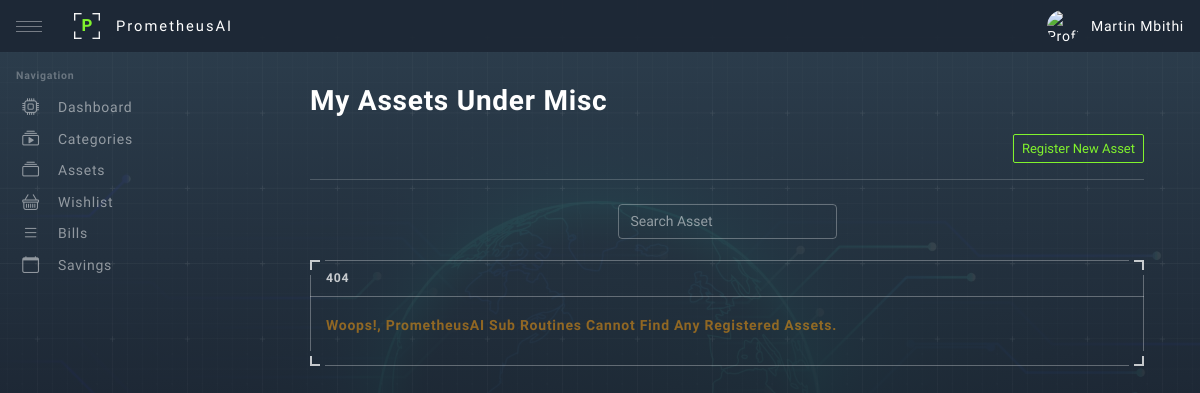
/views/assets_under_category?category_id=10&category_name=Misc (signed in), run on an earlier commit of the app's database.
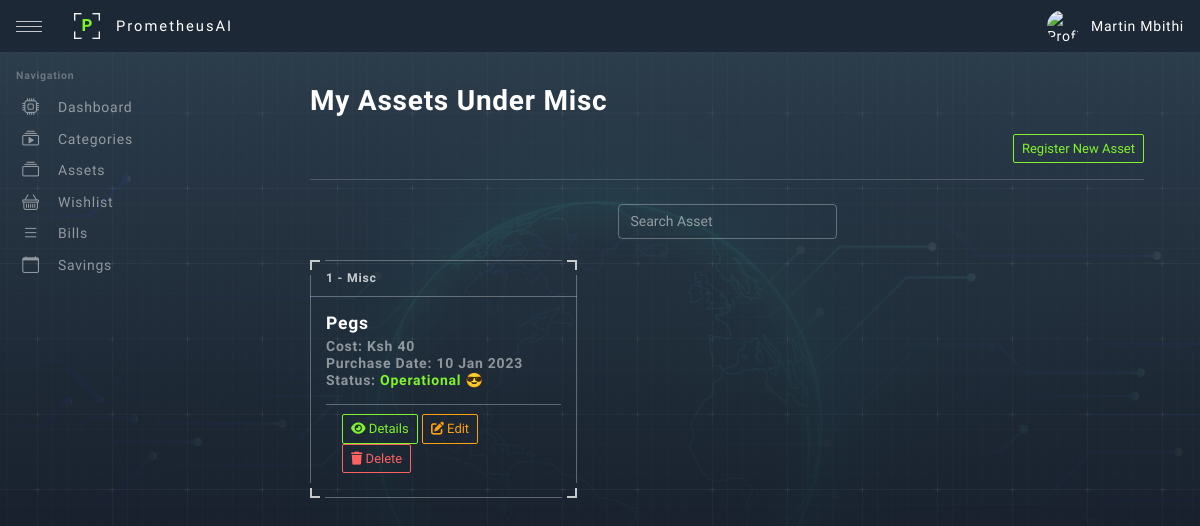
And on a later commit of the database.
### tables this page shows
CREATE TABLE `assets` (
  `asset_id` int(200) NOT NULL,
  `asset_category_id` int(200) NOT NULL,
  `asset_name` varchar(200) NOT NULL,
  `asset_details` longtext NOT NULL,
  `asset_cost` varchar(200) NOT NULL,
  `asset_date_purchased` varchar(200) NOT NULL,
  `asset_status` varchar(200) NOT NULL,
  `asset_user_id` int(200) NOT NULL
);

CREATE TABLE `assets_category` (
  `category_id` int(200) NOT NULL,
  `category_code` varchar(200) NOT NULL,
  `category_user_id` int(200) NOT NULL,
  `category_name` varchar(200) NOT NULL
);

### views/assets_under_category.php (shortened to what the changed rows need)
<?php
require_once('../helpers/assets.php');
require_once('../partials/head.php');
?>
<body>
    <div id="app" class="app">
        <?php require_once('../partials/header.php'); ?>
        <div id="content" class="app-content">
            <div class="container">
                <div class="row">
                    <div class="row">
                        <div class="col-xl-12">
                            <h1 class="page-header">
                                My Assets Under <?php echo $_GET['category_name']; ?>
                            </h1>
                            <br>
                            <div class="row row-cols-1 row-cols-md-2 g-3">
                                <?php
                                $assets_category = mysqli_real_escape_string($mysqli, $_GET['category_id']);
                                $assets_sql = mysqli_query(
                                    $mysqli,
                                    "SELECT * FROM assets a INNER JOIN
                                    assets_category ac ON a.asset_category_id = ac.category_id
                                    WHERE asset_user_id = '{$_SESSION['user_id']}' AND
                                    category_id = '{$assets_category}' ORDER BY  asset_name ASC"
                                );
                                $cnt = 1;
                                if (mysqli_num_rows($assets_sql) > 0) {
                                    while ($assets = mysqli_fetch_array($assets_sql)) {
                                ?>
                                        <div class="col-sm-12 col-lg-4 col-xl-4">
                                            <div class="card Asset_Category_Name">
                                                <div class="card-header fw-bold small"><?php echo $cnt; ?> - <?php echo $assets['category_name']; ?></div>
                                                <div class="card-body">
                                                    <h5 class="card-title"><?php echo $assets['asset_name']; ?></h5>
                                                    <h6 class="card-subtitle mb-3 text-white text-opacity-50">
                                                        Cost: Ksh <?php echo number_format($assets['asset_cost']); ?> <br>
                                                        Purchase Date: <?php echo date('d M Y', strtotime($assets['asset_date_purchased'])); ?><br>
                                                        Status:
                                                        <?php
                                                        if ($assets['asset_status'] == 'Operational') { ?>
                                                            <span class="text-lime">Operational 😎 </span>
                                                        <?php } else { ?>
                                                            <span class="text-danger">Faulty 🙁 </span>
                                                        <?php } ?>
                                                        <br>
                                                    </h6>
                                                    <div class="card-footer">
                                                        <button data-bs-toggle="modal" data-bs-target="#details_<?php echo $assets['asset_id']; ?>" class="btn btn-sm btn-outline-lime"><i class="fas fa-eye"></i> Details</button>
                                                        <button data-bs-toggle="modal" data-bs-target="#update_<?php echo $assets['asset_id']; ?>" class="btn btn-sm btn-outline-warning"><i class="fas fa-edit"></i> Edit</button>
                                                        <button data-bs-toggle="modal" data-bs-target="#delete_<?php echo $assets['asset_id']; ?>" class="btn btn-sm btn-outline-danger"><i class="fas fa-trash"></i> Delete</button>
                                                    </div>
                                                </div>
                                                <div class="card-arrow">
                                                    <div class="card-arrow-top-left "></div>
                                                    <div class="card-arrow-top-right"></div>
                                                    <div class="card-arrow-bottom-left"></div>
                                                    <div class="card-arrow-bottom-right"></div>
                                                </div>
                                            </div>
                                        </div>
                                <?php
                                        $cnt = $cnt + 1;
                                    }
                                } else {
                                    include('../errors/assets_404.php');
                                } ?>
                            </div>
                        </div>
                    </div>
                </div>
            </div>
        </div>
    </div>
</body>
</html>

### partials/header.php (shortened to what the changed rows need)
<div id="header" class="app-header">
    <div class="desktop-toggler">
        <button type="button" class="menu-toggler" data-toggle-class="app-sidebar-collapsed" data-dismiss-class="app-sidebar-toggled" data-toggle-target=".app">
            <span class="bar"></span>
            <span class="bar"></span>
            <span class="bar"></span>
        </button>
    </div>
</div>

### errors/assets_404.php (shortened to what the changed rows need)
<div class="col-sm-12 col-lg-12 col-xl-12">
    <div class="card">
        <div class="card-header fw-bold small">404</div>
        <div class="card-body">
            <h6 class="card-subtitle mb-3 text-warning text-opacity-50">
                Woops!, PrometheusAI Sub Routines Cannot Find Any Registered Assets.
            </h6>
        </div>
        <div class="card-arrow">
            <div class="card-arrow-top-left text-success"></div>
            <div class="card-arrow-top-right"></div>
            <div class="card-arrow-bottom-left"></div>
            <div class="card-arrow-bottom-right"></div>
        </div>
    </div>
</div>

What changed in the data, as far as the page shows it:
added assets: asset_category.category_name "Misc", asset_name "Pegs", asset_cost "40", asset_date_purchased "10 Jan 2023", asset_status "Operational 😎"
Also different on the page:
text no longer shown: "404 Woops!, PrometheusAI Sub Routines Cannot Find Any Registered Assets."
